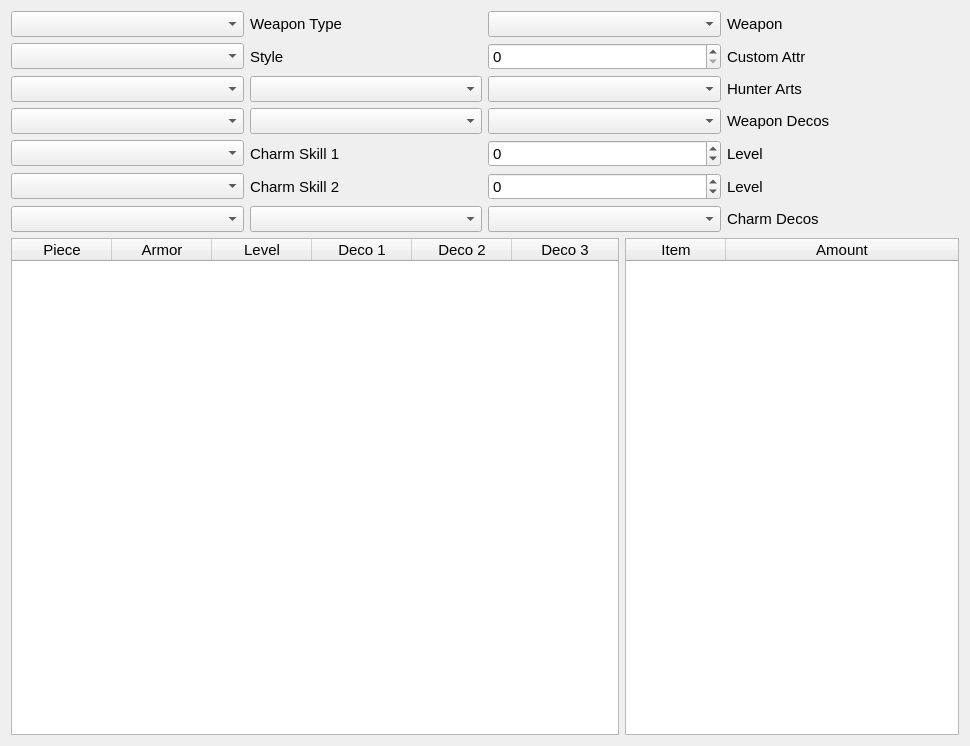
<?xml version="1.0" encoding="UTF-8"?>
<ui version="4.0">
 <class>EquipSetEditorClass</class>
 <widget class="QWidget" name="EquipSetEditorClass">
  <property name="geometry">
   <rect>
    <x>0</x>
    <y>0</y>
    <width>970</width>
    <height>746</height>
   </rect>
  </property>
  <property name="font">
   <font>
    <pointsize>11</pointsize>
   </font>
  </property>
  <property name="windowTitle">
   <string>EquipSetEditor</string>
  </property>
  <layout class="QVBoxLayout" name="verticalLayout">
   <item>
    <layout class="QHBoxLayout" name="horizontalLayout_2">
     <item>
      <widget class="QComboBox" name="comboWeaponType"/>
     </item>
     <item>
      <widget class="QLabel" name="label">
       <property name="text">
        <string>Weapon Type</string>
       </property>
      </widget>
     </item>
     <item>
      <widget class="QComboBox" name="comboWeapon"/>
     </item>
     <item>
      <widget class="QLabel" name="label_2">
       <property name="text">
        <string>Weapon</string>
       </property>
      </widget>
     </item>
    </layout>
   </item>
   <item>
    <layout class="QHBoxLayout" name="horizontalLayout_6">
     <item>
      <widget class="QComboBox" name="comboStyle"/>
     </item>
     <item>
      <widget class="QLabel" name="label_8">
       <property name="text">
        <string>Style</string>
       </property>
      </widget>
     </item>
     <item>
      <widget class="QSpinBox" name="spinBoxCustomAttr">
       <property name="maximum">
        <number>255</number>
       </property>
      </widget>
     </item>
     <item>
      <widget class="QLabel" name="label_9">
       <property name="text">
        <string>Custom Attr</string>
       </property>
      </widget>
     </item>
    </layout>
   </item>
   <item>
    <layout class="QHBoxLayout" name="horizontalLayout_7">
     <item>
      <widget class="QComboBox" name="comboHunterArt1"/>
     </item>
     <item>
      <widget class="QComboBox" name="comboHunterArt2"/>
     </item>
     <item>
      <widget class="QComboBox" name="comboHunterArt3"/>
     </item>
     <item>
      <widget class="QLabel" name="label_10">
       <property name="text">
        <string>Hunter Arts</string>
       </property>
      </widget>
     </item>
    </layout>
   </item>
   <item>
    <layout class="QHBoxLayout" name="horizontalLayout_3">
     <item>
      <widget class="QComboBox" name="comboWeaponDeco1">
       <property name="editable">
        <bool>false</bool>
       </property>
      </widget>
     </item>
     <item>
      <widget class="QComboBox" name="comboWeaponDeco2">
       <property name="editable">
        <bool>false</bool>
       </property>
      </widget>
     </item>
     <item>
      <widget class="QComboBox" name="comboWeaponDeco3">
       <property name="editable">
        <bool>false</bool>
       </property>
      </widget>
     </item>
     <item>
      <widget class="QLabel" name="label_5">
       <property name="text">
        <string>Weapon Decos</string>
       </property>
      </widget>
     </item>
    </layout>
   </item>
   <item>
    <layout class="QHBoxLayout" name="horizontalLayout_4">
     <item>
      <widget class="QComboBox" name="comboCharmSkill1"/>
     </item>
     <item>
      <widget class="QLabel" name="label_3">
       <property name="text">
        <string>Charm Skill 1</string>
       </property>
      </widget>
     </item>
     <item>
      <widget class="QSpinBox" name="spinBoxCharmSkil1Level">
       <property name="minimum">
        <number>-99</number>
       </property>
       <property name="maximum">
        <number>99</number>
       </property>
       <property name="value">
        <number>0</number>
       </property>
      </widget>
     </item>
     <item>
      <widget class="QLabel" name="label_4">
       <property name="text">
        <string>Level</string>
       </property>
      </widget>
     </item>
    </layout>
   </item>
   <item>
    <layout class="QHBoxLayout" name="horizontalLayout_5">
     <item>
      <widget class="QComboBox" name="comboCharmSkill2"/>
     </item>
     <item>
      <widget class="QLabel" name="label_6">
       <property name="text">
        <string>Charm Skill 2</string>
       </property>
      </widget>
     </item>
     <item>
      <widget class="QSpinBox" name="spinBoxCharmSkil2Level">
       <property name="minimum">
        <number>-99</number>
       </property>
      </widget>
     </item>
     <item>
      <widget class="QLabel" name="label_7">
       <property name="text">
        <string>Level</string>
       </property>
      </widget>
     </item>
    </layout>
   </item>
   <item>
    <layout class="QHBoxLayout" name="horizontalLayout_8">
     <item>
      <widget class="QComboBox" name="comboCharmDeco1">
       <property name="editable">
        <bool>false</bool>
       </property>
      </widget>
     </item>
     <item>
      <widget class="QComboBox" name="comboCharmDeco2">
       <property name="editable">
        <bool>false</bool>
       </property>
      </widget>
     </item>
     <item>
      <widget class="QComboBox" name="comboCharmDeco3">
       <property name="editable">
        <bool>false</bool>
       </property>
      </widget>
     </item>
     <item>
      <widget class="QLabel" name="label_11">
       <property name="text">
        <string>Charm Decos</string>
       </property>
      </widget>
     </item>
    </layout>
   </item>
   <item>
    <layout class="QHBoxLayout" name="horizontalLayout" stretch="20,11">
     <item>
      <widget class="QTableWidget" name="tableWidgetArmor">
       <property name="horizontalScrollMode">
        <enum>QAbstractItemView::ScrollMode::ScrollPerPixel</enum>
       </property>
       <property name="columnCount">
        <number>6</number>
       </property>
       <attribute name="horizontalHeaderVisible">
        <bool>true</bool>
       </attribute>
       <attribute name="horizontalHeaderStretchLastSection">
        <bool>true</bool>
       </attribute>
       <attribute name="verticalHeaderStretchLastSection">
        <bool>false</bool>
       </attribute>
       <column>
        <property name="text">
         <string>Piece</string>
        </property>
       </column>
       <column>
        <property name="text">
         <string>Armor</string>
        </property>
       </column>
       <column>
        <property name="text">
         <string>Level</string>
        </property>
       </column>
       <column>
        <property name="text">
         <string>Deco 1</string>
        </property>
       </column>
       <column>
        <property name="text">
         <string>Deco 2</string>
        </property>
       </column>
       <column>
        <property name="text">
         <string>Deco 3</string>
        </property>
       </column>
      </widget>
     </item>
     <item>
      <widget class="QTableWidget" name="tableWidgetItems">
       <property name="verticalScrollMode">
        <enum>QAbstractItemView::ScrollMode::ScrollPerPixel</enum>
       </property>
       <attribute name="horizontalHeaderStretchLastSection">
        <bool>true</bool>
       </attribute>
       <column>
        <property name="text">
         <string>Item</string>
        </property>
       </column>
       <column>
        <property name="text">
         <string>Amount</string>
        </property>
       </column>
      </widget>
     </item>
    </layout>
   </item>
  </layout>
 </widget>
 <layoutdefault spacing="6" margin="11"/>
 <resources/>
 <connections/>
</ui>
